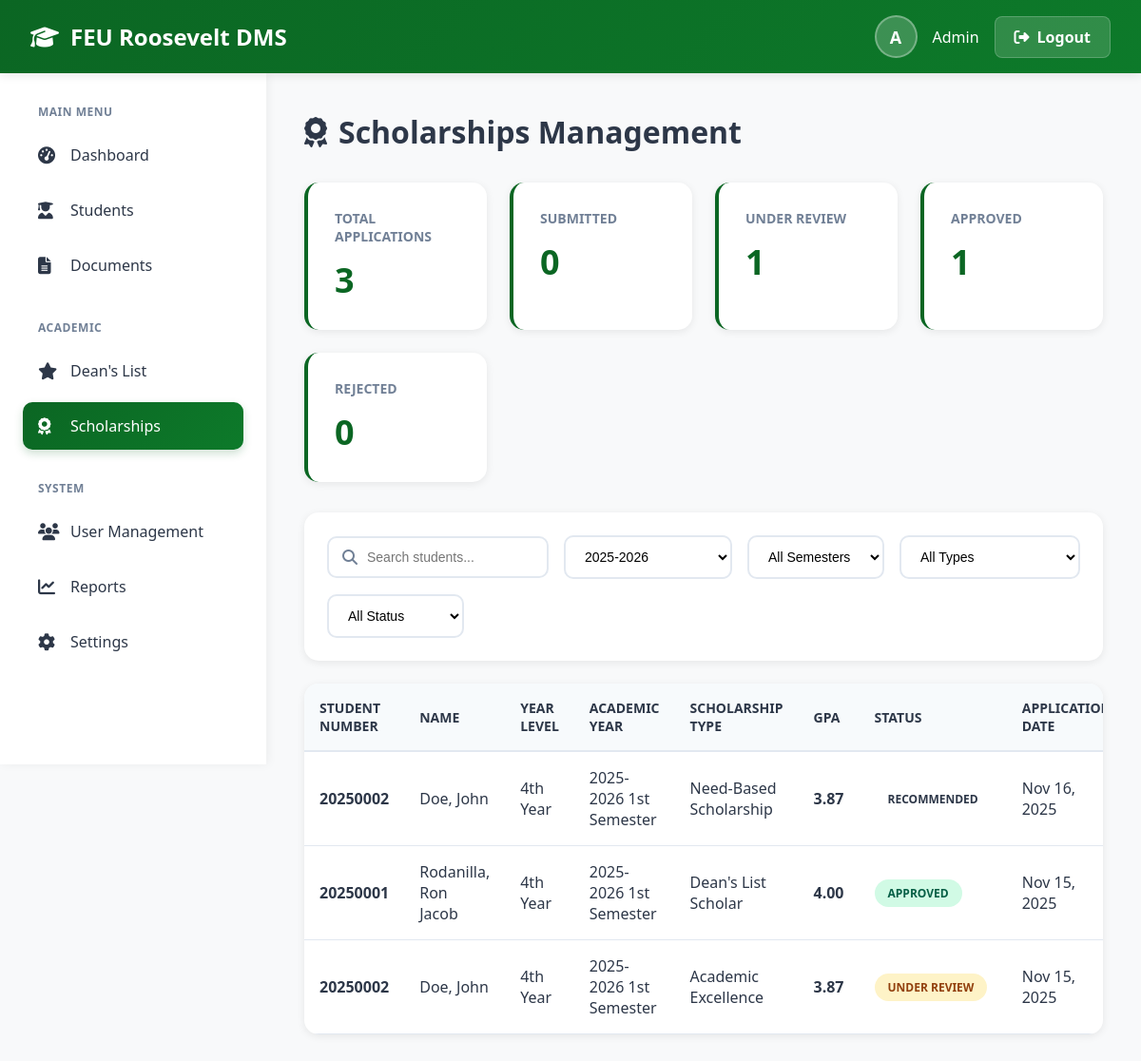
The page /scholarships.php?academic_year=2025-2026 (signed in) on the database its author committed.
### tables this page shows
CREATE TABLE `scholarship_application` (
  `app_id` int(11) NOT NULL,
  `student_id` int(11) NOT NULL,
  `stud_id` int(11) NOT NULL,
  `academic_year` varchar(20) NOT NULL,
  `semester` enum('1st Semester','2nd Semester','Summer') NOT NULL,
  `scholarship_type` varchar(255) NOT NULL,
  `status` enum('Submitted','Under Review','Recommended','Under Guidance Review','On Hold - Guidance Review','Endorsed by Guidance','Not Endorsed','Approved','Rejected','On Hold') DEFAULT 'Submitted',
  `remarks` text DEFAULT NULL,
  `guidance_remarks` text DEFAULT NULL,
  `guidance_recommendation` enum('Endorsed','Not Endorsed','Needs Interview','Pending') DEFAULT 'Pending',
  `application_date` timestamp NOT NULL DEFAULT current_timestamp(),
  `reviewed_by` int(11) DEFAULT NULL,
  `guidance_reviewed_by` int(11) DEFAULT NULL,
  `review_date` timestamp NULL DEFAULT NULL,
  `guidance_review_date` timestamp NULL DEFAULT NULL
);

CREATE TABLE `profile` (
  `profile_id` int(11) NOT NULL,
  `user_id` int(11) NOT NULL,
  `stud_id` int(11) NOT NULL,
  `student_number` varchar(50) NOT NULL,
  `firstName` varchar(100) NOT NULL,
  `lastName` varchar(100) NOT NULL,
  `middleName` varchar(100) DEFAULT NULL,
  `name` varchar(255) GENERATED ALWAYS AS (concat(`firstName`,' ',ifnull(concat(`middleName`,' '),''),`lastName`)) STORED,
  `course` varchar(255) DEFAULT NULL,
  `year_level` enum('1st Year','2nd Year','3rd Year','4th Year') DEFAULT NULL,
  `contactNumber` varchar(20) DEFAULT NULL,
  `address` text DEFAULT NULL,
  `created_at` timestamp NOT NULL DEFAULT current_timestamp(),
  `updated_at` timestamp NOT NULL DEFAULT current_timestamp() ON UPDATE current_timestamp()
);

CREATE TABLE `dean_list` (
  `list_id` int(11) NOT NULL,
  `student_id` int(11) NOT NULL,
  `stud_id` int(11) NOT NULL,
  `academic_year` varchar(20) NOT NULL,
  `semester` enum('1st Semester','2nd Semester','Summer') NOT NULL,
  `year_level` enum('1st Year','2nd Year','3rd Year','4th Year') NOT NULL,
  `gpa` decimal(3,2) NOT NULL,
  `qpa` decimal(3,2) DEFAULT NULL,
  `status` enum('Pending','Under Review','Verified','Rejected') DEFAULT 'Pending',
  `remarks` text DEFAULT NULL,
  `verified_by` int(11) DEFAULT NULL,
  `verified_date` timestamp NULL DEFAULT NULL,
  `submitted_by` int(11) DEFAULT NULL,
  `submitted_date` timestamp NULL DEFAULT NULL,
  `created_at` timestamp NOT NULL DEFAULT current_timestamp()
);

### scholarships.php (the view, shortened to what this page needs)
<?php
include('include/db.php');
$year_filter = $_GET['academic_year'] ?? '';
$search = $_GET['search'] ?? '';
$sql = "SELECT sa.*, p.firstName, p.lastName, p.student_number, p.course, p.year_level, u.email,
        dl.gpa, dl.status as deans_status,
        r.email as reviewer_email
        FROM scholarship_application sa
        INNER JOIN user u ON sa.student_id = u.user_id
        INNER JOIN profile p ON u.user_id = p.user_id
        LEFT JOIN dean_list dl ON sa.student_id = dl.student_id AND sa.academic_year = dl.academic_year AND sa.semester = dl.semester
        LEFT JOIN user r ON sa.reviewed_by = r.user_id
        WHERE 1=1";
$params = [];
$types = "";
if ($year_filter) {
    $sql .= " AND sa.academic_year = ?";
    $params[] = $year_filter;
    $types .= "s";
}
$sql .= " ORDER BY sa.application_date DESC";
$stmt = $conn->prepare($sql);
if (!empty($params)) {
    $stmt->bind_param($types, ...$params);
}
$stmt->execute();
$applications = $stmt->get_result();
$stats_sql = "SELECT
    COUNT(*) as total,
    SUM(CASE WHEN status='Submitted' THEN 1 ELSE 0 END) as submitted,
    SUM(CASE WHEN status='Under Review' THEN 1 ELSE 0 END) as under_review,
    SUM(CASE WHEN status='Approved' THEN 1 ELSE 0 END) as approved,
    SUM(CASE WHEN status='Rejected' THEN 1 ELSE 0 END) as rejected
    FROM scholarship_application";
if ($year_filter) {
    $stats_sql .= " WHERE academic_year = ?";
    $stats_stmt = $conn->prepare($stats_sql);
    $stats_stmt->bind_param("s", $year_filter);
    $stats_stmt->execute();
    $stats = $stats_stmt->get_result()->fetch_assoc();
} else {
    $stats = $conn->query($stats_sql)->fetch_assoc();
}
$user_name = $_SESSION['user_name'] ?? $_SESSION['role'];
$user_initial = strtoupper(substr($user_name, 0, 1));
?>
<!DOCTYPE html>
<html lang="en">
<head>
  <link rel="stylesheet" href="https://cdnjs.cloudflare.com/ajax/libs/font-awesome/6.4.0/css/all.min.css">
</head>
<body>
  <div class="header">
    <h1><i class="fas fa-graduation-cap"></i> FEU Roosevelt DMS</h1>
    <div class="user-info">
      <div class="user-avatar"><?= $user_initial ?></div>
      <span><?= htmlspecialchars($user_name) ?></span>
      <a href="logout.php" class="logout-btn"><i class="fas fa-sign-out-alt"></i> Logout</a>
    </div>
  </div>
  <div class="container">
    <aside class="sidebar">
      <div class="nav-section">
        <div class="nav-section-title">Main Menu</div>
        <a href="admin_dashboard.php" class="nav-item">
          <i class="fas fa-tachometer-alt"></i>
          <span>Dashboard</span>
        </a>
        <a href="students.php" class="nav-item">
          <i class="fas fa-user-graduate"></i>
          <span>Students</span>
        </a>
        <a href="documents.php" class="nav-item">
          <i class="fas fa-file-alt"></i>
          <span>Documents</span>
        </a>
      </div>
      <div class="nav-section">
        <div class="nav-section-title">Academic</div>
        <a href="deans_list.php" class="nav-item">
          <i class="fas fa-star"></i>
          <span>Dean's List</span>
        </a>
        <a href="scholarships.php" class="nav-item active">
          <i class="fas fa-award"></i>
          <span>Scholarships</span>
        </a>
      </div>
      <div class="nav-section">
        <div class="nav-section-title">System</div>
        <a href="users.php" class="nav-item">
          <i class="fas fa-users"></i>
          <span>User Management</span>
        </a>
        <a href="reports.php" class="nav-item">
          <i class="fas fa-chart-line"></i>
          <span>Reports</span>
        </a>
        <a href="settings.php" class="nav-item">
          <i class="fas fa-cog"></i>
          <span>Settings</span>
        </a>
      </div>
    </aside>
    <main class="main-content">
      <h1 class="page-title"><i class="fas fa-award"></i> Scholarships Management</h1>
      <div class="stats-grid">
        <div class="stat-card">
          <h3>Total Applications</h3>
          <div class="stat-value"><?= number_format($stats['total']) ?></div>
        </div>
        <div class="stat-card">
          <h3>Submitted</h3>
          <div class="stat-value"><?= number_format($stats['submitted']) ?></div>
        </div>
        <div class="stat-card">
          <h3>Under Review</h3>
          <div class="stat-value"><?= number_format($stats['under_review']) ?></div>
        </div>
        <div class="stat-card">
          <h3>Approved</h3>
          <div class="stat-value"><?= number_format($stats['approved']) ?></div>
        </div>
        <div class="stat-card">
          <h3>Rejected</h3>
          <div class="stat-value"><?= number_format($stats['rejected']) ?></div>
        </div>
      </div>
      <div class="toolbar">
        <div class="search-box">
          <i class="fas fa-search"></i>
          <input type="text" id="searchInput" placeholder="Search students..." value="<?= htmlspecialchars($search) ?>">
        </div>
        <select id="yearFilter">
          <option value="2025-2026" <?= $year_filter == '2025-2026' ? 'selected' : '' ?>>2025-2026</option>
        </select>
        <select id="semesterFilter">
          <option value="">All Semesters</option>
        </select>
        <select id="typeFilter">
          <option value="">All Types</option>
        </select>
        <select id="statusFilter">
          <option value="">All Status</option>
        </select>
      </div>
      <div class="content-card">
        <div class="table-responsive">
          <table>
            <thead>
              <tr>
                <th>Student Number</th>
                <th>Name</th>
                <th>Year Level</th>
                <th>Academic Year</th>
                <th>Scholarship Type</th>
                <th>GPA</th>
                <th>Status</th>
                <th>Application Date</th>
              </tr>
            </thead>
            <tbody>
              <?php if($applications && $applications->num_rows > 0): ?>
                <?php while($app = $applications->fetch_assoc()): ?>
                <tr>
                  <td><strong><?= htmlspecialchars($app['student_number']) ?></strong></td>
                  <td><?= htmlspecialchars($app['lastName'] . ', ' . $app['firstName']) ?></td>
                  <td><?= htmlspecialchars($app['year_level']) ?></td>
                  <td><?= htmlspecialchars($app['academic_year'] . ' ' . $app['semester']) ?></td>
                  <td><?= htmlspecialchars($app['scholarship_type']) ?></td>
                  <td><strong><?= $app['gpa'] ? number_format($app['gpa'], 2) : 'N/A' ?></strong></td>
                  <td>
                    <span class="badge badge-<?= str_replace(' ', '', strtolower($app['status'])) ?>">
                      <?= htmlspecialchars($app['status']) ?>
                    </span>
                  </td>
                  <td><?= date('M d, Y', strtotime($app['application_date'])) ?></td>
                </tr>
                <?php endwhile; ?>
              <?php endif; ?>
            </tbody>
          </table>
        </div>
      </div>
    </main>
  </div>
</body>
</html>

### rows shown on the page
scholarship_application: profile.student_number "20250002", profile.lastName+firstName "Doe, John", profile.year_level "4th Year", academic_year+semester "2025-2026 1st Semester", scholarship_type "Need-Based Scholarship", dean_list.gpa "3.87", status "RECOMMENDED", application_date "Nov 16, 2025"
scholarship_application: profile.student_number "20250001", profile.lastName+firstName "Rodanilla, Ron Jacob", profile.year_level "4th Year", academic_year+semester "2025-2026 1st Semester", scholarship_type "Dean's List Scholar", dean_list.gpa "4.00", status "APPROVED", application_date "Nov 15, 2025"
scholarship_application: profile.student_number "20250002", profile.lastName+firstName "Doe, John", profile.year_level "4th Year", academic_year+semester "2025-2026 1st Semester", scholarship_type "Academic Excellence", dean_list.gpa "3.87", status "UNDER REVIEW", application_date "Nov 15, 2025"

### other values the page prints
$user_initial "A"
$user_name "Admin"
$stats['total'] "3"
$stats['submitted'] "0"
$stats['under_review'] "1"
$stats['approved'] "1"
$stats['rejected'] "0"
